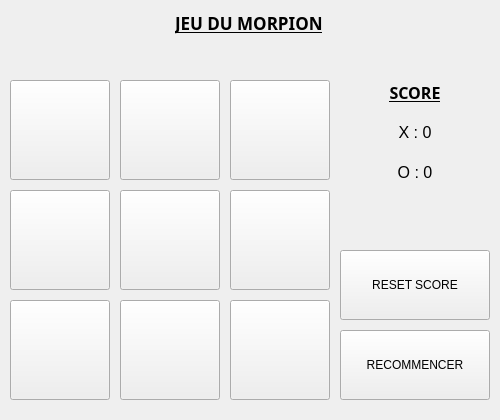
<?xml version="1.0" encoding="UTF-8"?>
<ui version="4.0">
 <class>MainWindow</class>
 <widget class="QMainWindow" name="MainWindow">
  <property name="geometry">
   <rect>
    <x>0</x>
    <y>0</y>
    <width>500</width>
    <height>420</height>
   </rect>
  </property>
  <property name="windowTitle">
   <string>MainWindow</string>
  </property>
  <widget class="QWidget" name="centralwidget">
   <widget class="QPushButton" name="B1">
    <property name="geometry">
     <rect>
      <x>10</x>
      <y>80</y>
      <width>100</width>
      <height>100</height>
     </rect>
    </property>
    <property name="text">
     <string/>
    </property>
   </widget>
   <widget class="QPushButton" name="B2">
    <property name="geometry">
     <rect>
      <x>120</x>
      <y>80</y>
      <width>100</width>
      <height>100</height>
     </rect>
    </property>
    <property name="text">
     <string/>
    </property>
   </widget>
   <widget class="QPushButton" name="B3">
    <property name="geometry">
     <rect>
      <x>230</x>
      <y>80</y>
      <width>100</width>
      <height>100</height>
     </rect>
    </property>
    <property name="text">
     <string/>
    </property>
   </widget>
   <widget class="QPushButton" name="B4">
    <property name="geometry">
     <rect>
      <x>10</x>
      <y>190</y>
      <width>100</width>
      <height>100</height>
     </rect>
    </property>
    <property name="text">
     <string/>
    </property>
   </widget>
   <widget class="QPushButton" name="B5">
    <property name="geometry">
     <rect>
      <x>120</x>
      <y>190</y>
      <width>100</width>
      <height>100</height>
     </rect>
    </property>
    <property name="text">
     <string/>
    </property>
   </widget>
   <widget class="QPushButton" name="B6">
    <property name="geometry">
     <rect>
      <x>230</x>
      <y>190</y>
      <width>100</width>
      <height>100</height>
     </rect>
    </property>
    <property name="text">
     <string/>
    </property>
   </widget>
   <widget class="QPushButton" name="B7">
    <property name="geometry">
     <rect>
      <x>10</x>
      <y>300</y>
      <width>100</width>
      <height>100</height>
     </rect>
    </property>
    <property name="text">
     <string/>
    </property>
   </widget>
   <widget class="QPushButton" name="B8">
    <property name="geometry">
     <rect>
      <x>120</x>
      <y>300</y>
      <width>100</width>
      <height>100</height>
     </rect>
    </property>
    <property name="text">
     <string/>
    </property>
   </widget>
   <widget class="QPushButton" name="B9">
    <property name="geometry">
     <rect>
      <x>230</x>
      <y>300</y>
      <width>100</width>
      <height>100</height>
     </rect>
    </property>
    <property name="text">
     <string/>
    </property>
   </widget>
   <widget class="QLabel" name="TITRE">
    <property name="geometry">
     <rect>
      <x>175</x>
      <y>10</y>
      <width>150</width>
      <height>25</height>
     </rect>
    </property>
    <property name="font">
     <font>
      <family>Yu Gothic</family>
      <pointsize>13</pointsize>
      <bold>true</bold>
      <underline>true</underline>
     </font>
    </property>
    <property name="text">
     <string>JEU DU MORPION</string>
    </property>
   </widget>
   <widget class="QPushButton" name="B_RECOMMENCER">
    <property name="geometry">
     <rect>
      <x>340</x>
      <y>330</y>
      <width>150</width>
      <height>70</height>
     </rect>
    </property>
    <property name="text">
     <string>RECOMMENCER</string>
    </property>
   </widget>
   <widget class="QLabel" name="TITRE_SCORE">
    <property name="geometry">
     <rect>
      <x>340</x>
      <y>80</y>
      <width>150</width>
      <height>25</height>
     </rect>
    </property>
    <property name="font">
     <font>
      <family>Yu Gothic</family>
      <pointsize>12</pointsize>
      <bold>true</bold>
      <underline>true</underline>
     </font>
    </property>
    <property name="text">
     <string>SCORE</string>
    </property>
    <property name="alignment">
     <set>Qt::AlignCenter</set>
    </property>
    <property name="margin">
     <number>0</number>
    </property>
   </widget>
   <widget class="QLabel" name="SCORE_X">
    <property name="geometry">
     <rect>
      <x>340</x>
      <y>120</y>
      <width>150</width>
      <height>25</height>
     </rect>
    </property>
    <property name="font">
     <font>
      <pointsize>12</pointsize>
     </font>
    </property>
    <property name="text">
     <string>X : 0</string>
    </property>
    <property name="alignment">
     <set>Qt::AlignCenter</set>
    </property>
   </widget>
   <widget class="QLabel" name="SCORE_O">
    <property name="geometry">
     <rect>
      <x>340</x>
      <y>160</y>
      <width>150</width>
      <height>25</height>
     </rect>
    </property>
    <property name="font">
     <font>
      <pointsize>12</pointsize>
     </font>
    </property>
    <property name="text">
     <string>O : 0</string>
    </property>
    <property name="alignment">
     <set>Qt::AlignCenter</set>
    </property>
   </widget>
   <widget class="QPushButton" name="RESET_SCORE">
    <property name="geometry">
     <rect>
      <x>340</x>
      <y>250</y>
      <width>150</width>
      <height>70</height>
     </rect>
    </property>
    <property name="text">
     <string>RESET SCORE</string>
    </property>
   </widget>
  </widget>
 </widget>
 <resources/>
 <connections/>
</ui>
